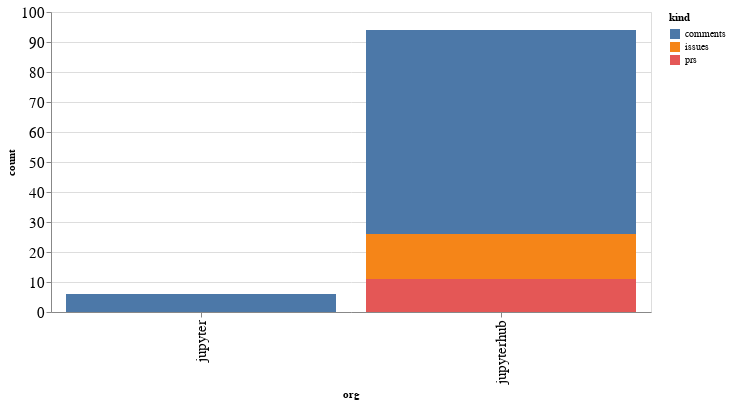

Notebook source saved alongside this figure:
### Code cell
alt.Chart(org_summaries, width=600).mark_bar().encode(
    x='org',
    y='count',
    color='kind',
    tooltip="org"
)

### Figure 1 — Vega-Lite specification as saved in the notebook (floating-point values rounded to 4 significant figures)
{"config": {"axisLeft": {"labelFontSize": 15}, "axisBottom": {"labelFontSize": 15}}, "data": {"name": "data-094f14002e23ee12cd492fa016c69782"}, "mark": "bar", "encoding": {"color": {"type": "nominal", "field": "kind"}, "tooltip": {"type": "nominal", "field": "org"}, "x": {"type": "nominal", "field": "org"}, "y": {"type": "quantitative", "field": "count"}}, "width": 600, "$schema": "https://vega.github.io/schema/vega-lite/v4.8.1.json", "datasets": {"data-094f14002e23ee12cd492fa016c69782": [{"org": "jupyter", "kind": "comments", "count": 6}, {"org": "jupyterhub", "kind": "comments", "count": 68}, {"org": "jupyterhub", "kind": "issues", "count": 15}, {"org": "jupyterhub", "kind": "prs", "count": 11}]}}
